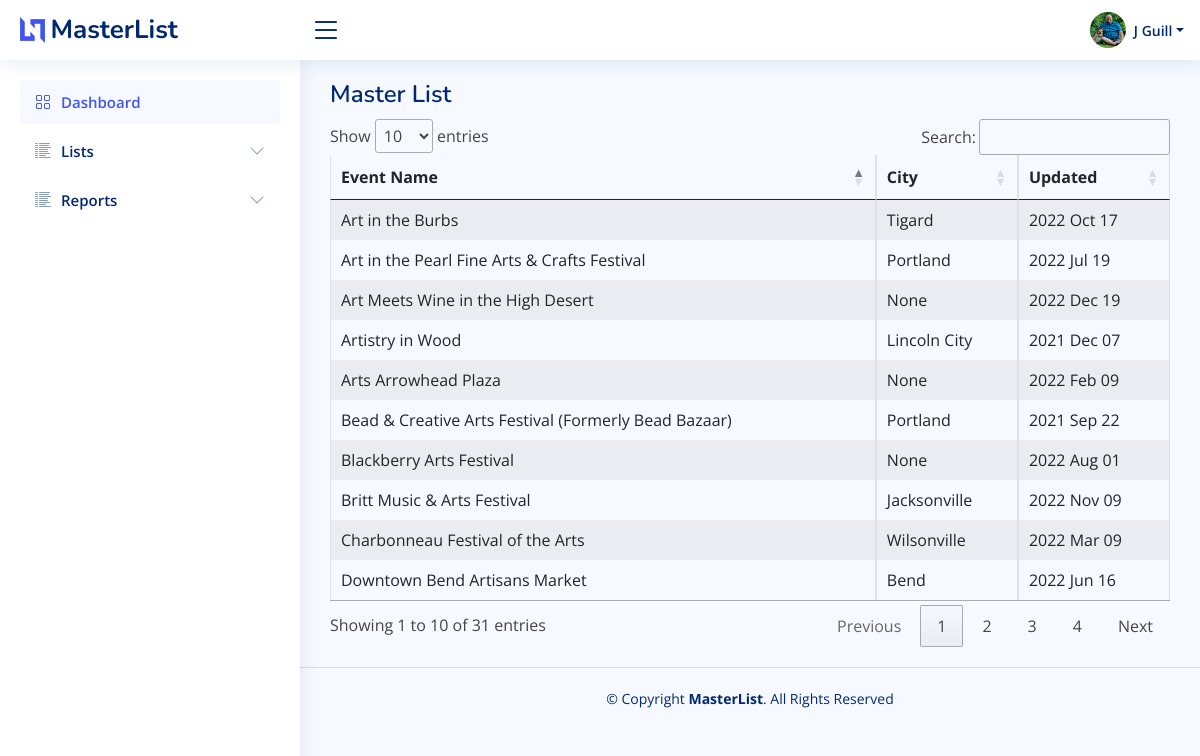
The app's page /masterlist/list/art (signed in), older data.
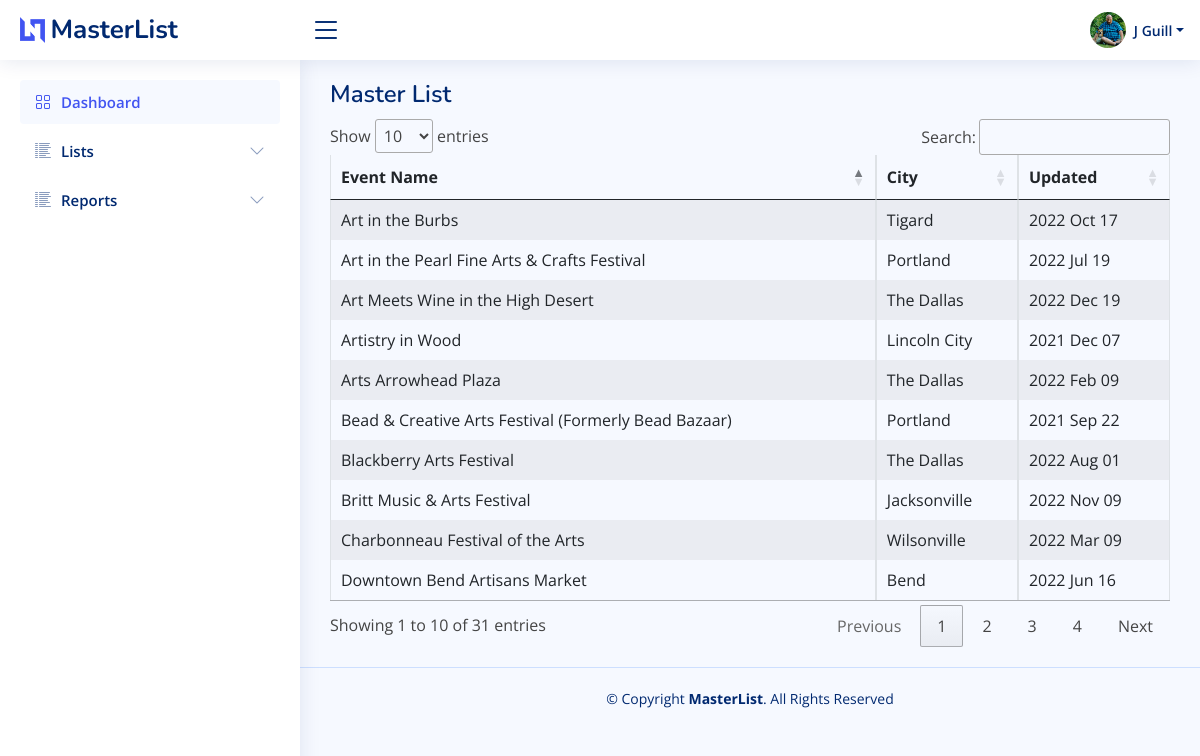
The same page, newer data.
### bazaar/models.py (models this page shows)
class MasterList(db.Model):
    id = db.Column(db.Integer, primary_key=True)
    event_name = db.Column(db.String(150))
    january = db.Column(db.Boolean, default=False)
    february = db.Column(db.Boolean, default=False)
    march = db.Column(db.Boolean, default=False)
    april = db.Column(db.Boolean, default=False)
    may = db.Column(db.Boolean, default=False)
    june = db.Column(db.Boolean, default=False)
    july = db.Column(db.Boolean, default=False)
    august = db.Column(db.Boolean, default=False)
    september = db.Column(db.Boolean, default=False)
    october = db.Column(db.Boolean, default=False)
    november = db.Column(db.Boolean, default=False)
    december = db.Column(db.Boolean, default=False)
    first = db.Column(db.Boolean, default=True)
    second = db.Column(db.Boolean, default=True)
    third = db.Column(db.Boolean, default=True)
    fourth = db.Column(db.Boolean, default=True)
    last = db.Column(db.Boolean, default=True)
    friday = db.Column(db.Boolean, default=False)
    saturday = db.Column(db.Boolean, default=False)
    sunday = db.Column(db.Boolean, default=False)
    monday = db.Column(db.Boolean, default=False)
    tuesday = db.Column(db.Boolean, default=False)
    wednesday = db.Column(db.Boolean, default=False)
    thursday = db.Column(db.Boolean, default=False)
    updated = db.Column(db.Date)
    imagesrc = db.Column(db.Text)
    attendance = db.Column(db.Integer)
    exibitors = db.Column(db.Integer)
    website = db.Column(db.Text)
    dates_text = db.Column(db.Text)
    type_bazaar = db.Column(db.Boolean, default=False)
    type_holiday = db.Column(db.Boolean, default=False)
    type_art = db.Column(db.Boolean, default=False)
    type_festival = db.Column(db.Boolean, default=False)
    type_flea = db.Column(db.Boolean, default=False)
    type_health = db.Column(db.Boolean, default=False)
    type_market = db.Column(db.Boolean, default=False)
    date_created = db.Column(db.DateTime(timezone=True), server_default=func.now())
    date_updated = db.Column(db.DateTime(timezone=True), onupdate=func.now())
    venuefk = db.Column(db.Integer, db.ForeignKey('venue.id'))
    promoterfk = db.Column(db.Integer, db.ForeignKey('promoter.id'))
    venue = db.relationship("Venue", backref=backref("venue", uselist=False))
    promoter = db.relationship("Promoter", backref=backref("promoter", uselist=False))
    notes = db.relationship("Notes", backref=backref("notes", uselist=False))

class Venue(db.Model):
    id = db.Column(db.Integer, primary_key=True)
    name = db.Column(db.String(255))
    address = db.Column(db.String(255))
    city = db.Column(db.String(100))
    state = db.Column(db.String(50))
    zipcode = db.Column(db.String(20))
    phone = db.Column(db.String(20))
    website = db.Column(db.String(255))
    date_created = db.Column(db.DateTime(timezone=True), server_default=func.now())
    date_updated = db.Column(db.DateTime(timezone=True), onupdate=func.now())
    venue_event = db.relationship("MasterList", backref=backref("masterlist_home", uselist=False))

### bazaar/templates/masterlist/masterlist.py (the view)
@ml.route("/list/<type>")
@login_required
def masterlist_home(type):
    types = get_types_masterlist()
    match type:
        case "bazaar":
            records = db.session.query(MasterList).filter(MasterList.type_bazaar == True).all()
        case "art":
            records = db.session.query(MasterList).filter(MasterList.type_art == True).all()
        case "holiday":
            records = db.session.query(MasterList).filter(MasterList.type_holiday == True).all()
        case "festival":
            records = db.session.query(MasterList).filter(MasterList.type_festival == True).all()
        case "flea":
            records = db.session.query(MasterList).filter(MasterList.type_flea == True).all()
        case "health":
            records = db.session.query(MasterList).filter(MasterList.type_health == True).all()
        case "market":
            records = db.session.query(MasterList).filter(MasterList.type_market == True).all()
        case _:
            records = db.session.query(MasterList).all()
    contents = {"user": User, "records": records, "types": types}
    return render_template("masterlist/masterlist.html", **contents)

### bazaar/models.py (called while the page is built)
    def fullname(self):
        return self.firstname + " " + self.lastname

    def firstinit_lastname(self):
        return self.firstname[:1] + " " + self.lastname

### bazaar/templates/base/base.py (called while the page is built)
@base.app_context_processor
def zipcode_qty_check():
    zipcode_count = db.session.query(func.count(USZip.id)).scalar()
    checking = zipcode_count == 0
    return dict(zipcode_count_check=checking)

@base.app_template_filter()
def format_date(item, fmt="%m/%d/%Y"):
    return item.strftime(fmt)

### bazaar/templates/masterlist/masterlist.py (called while the page is built)
def get_types_masterlist(tbl=MasterList):
    from sqlalchemy import inspect
    inst = inspect(tbl)
    attr_names = [c_attr.key for c_attr in inst.mapper.column_attrs]
    typelist = []
    for name in attr_names:
        if "type" in name:
            typelist.append(name.replace("type_", ""))
    return typelist

### bazaar/templates/masterlist/masterlist.html (shortened to what this page needs)
{% extends "base/base.html" %}
{% block page_title %}
    Master List
{% endblock page_title %}
{% block stylesheets %}
    <link rel="stylesheet" type="text/css" href="https://cdn.datatables.net/1.10.13/css/dataTables.bootstrap.min.css">
{% endblock stylesheets %}
{% block main_content %}
    <table class="table table-hover table-striped table-bordered" id="bazaar_master" name="bazaar_master">
        <thead>
        <tr>
            <th>Event Name</th>
            <th>City</th>
            <th>Updated</th>
        </tr>
        </thead>
        <tbody>
        {% for rec in records %}
            <tr onclick="location.href='{{ url_for('masterlist.details', id=rec.id) }}'">
                <td>{{ rec.event_name }}</td>
                <td>{{ rec.venue.city }}</td>
                <td>{{ rec.updated|format_date("%Y %b %d") }}</td>
            </tr>
        {% endfor %}
        </tbody>
    </table>
{% endblock main_content %}

Row changes from the older to the newer data that the page shows:
changed MasterList "Blackberry Arts Festival": venue.city "None" → "The Dallas"
changed MasterList "Arts Arrowhead Plaza": venue.city "None" → "The Dallas"
changed MasterList "Art Meets Wine in the High Desert": venue.city "None" → "The Dallas"
